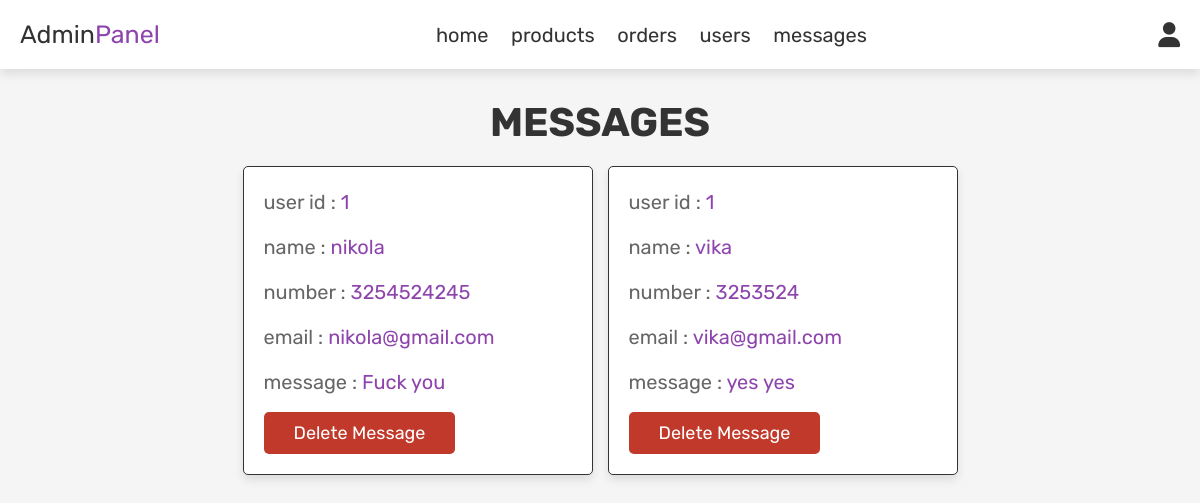
Page /admin_contacts.php (signed in) on the committed database.
### tables this page shows
CREATE TABLE `message` (
  `id` int(100) NOT NULL,
  `user_id` int(100) NOT NULL,
  `name` varchar(100) NOT NULL,
  `email` varchar(100) NOT NULL,
  `number` varchar(12) NOT NULL,
  `message` varchar(500) NOT NULL
);

### admin_contacts.php (the view, shortened to what this page needs)
<?php
include 'config.php';
?>
<!DOCTYPE html>
<html lang="en">
<head>
   <link rel="stylesheet" href="https://cdnjs.cloudflare.com/ajax/libs/font-awesome/6.0.0/css/all.min.css">
   <link rel="stylesheet" href="css/admin_style.css">
</head>
<body>
<?php include 'admin_header.php'; ?>
<section class="messages">
   <h1 class="title"> messages </h1>
   <div class="box-container">
   <?php
      $select_message = mysqli_query($conn, "SELECT * FROM `message`") or die('query failed');
      if(mysqli_num_rows($select_message) > 0){
         while($fetch_message = mysqli_fetch_assoc($select_message)){
   ?>
   <div class="box">
      <p> user id : <span><?php echo $fetch_message['user_id']; ?></span> </p>
      <p> name : <span><?php echo $fetch_message['name']; ?></span> </p>
      <p> number : <span><?php echo $fetch_message['number']; ?></span> </p>
      <p> email : <span><?php echo $fetch_message['email']; ?></span> </p>
      <p> message : <span><?php echo $fetch_message['message']; ?></span> </p>
      <a href="admin_contacts.php?delete=<?php echo $fetch_message['id']; ?>" onclick="return confirm('delete this message?');" class="delete-btn">delete message</a>
   </div>
   <?php
      };
   }else{
      echo '<p class="empty">you have no messages!</p>';
   }
   ?>
   </div>
</section>
</body>
</html>

### css/admin_style.css (style rules this page uses)
:root { --purple:#8e44ad; --red:#c0392b; --orange:#f39c12; --black:#333; --white:#fff; --light-color:#666; --light-white:#ccc; --light-bg:#f5f5f5; --border:.1rem solid var(--black); --box-shadow:0 .5rem 1rem rgba(0,0,0,.1); }
* { font-family: 'Rubik', sans-serif; margin:0; padding:0; box-sizing: border-box; outline: none; border:none; text-decoration: none; transition:all .2s linear; }
html { font-size: 62.5%; overflow-x: hidden; }
body { background-color: var(--light-bg); }
section { padding:3rem 2rem; }
.title { text-align: center; margin-bottom: 2rem; text-transform: uppercase; color:var(--black); font-size: 4rem; }
.btn, .option-btn, .delete-btn, .white-btn { display: inline-block; margin-top: 1rem; padding:1rem 3rem; cursor: pointer; color:var(--white); font-size: 1.8rem; border-radius: .5rem; text-transform: capitalize; }
.delete-btn { background-color: var(--red); }
.messages .box-container { display: grid; grid-template-columns: repeat(auto-fit, 35rem); justify-content: center; gap:1.5rem; max-width: 1200px; margin:0 auto; align-items: flex-start; }
.messages .box-container .box { background-color: var(--white); padding:2rem; border:var(--border); box-shadow: var(--box-shadow); border-radius: .5rem; }
.messages .box-container .box p { padding-bottom: 1.5rem; font-size: 2rem; color:var(--light-color); line-height: 1.5; }
.messages .box-container .box p span { color:var(--purple); }
.messages .box-container .box .delete-btn { margin-top: 0; }

### rows in the picture
message: user "1", name "nikola", number "3254524245", email "nikola@gmail.com", message "Fuck you"
message: user "1", name "vika", number "3253524", email "vika@gmail.com", message "yes yes"
